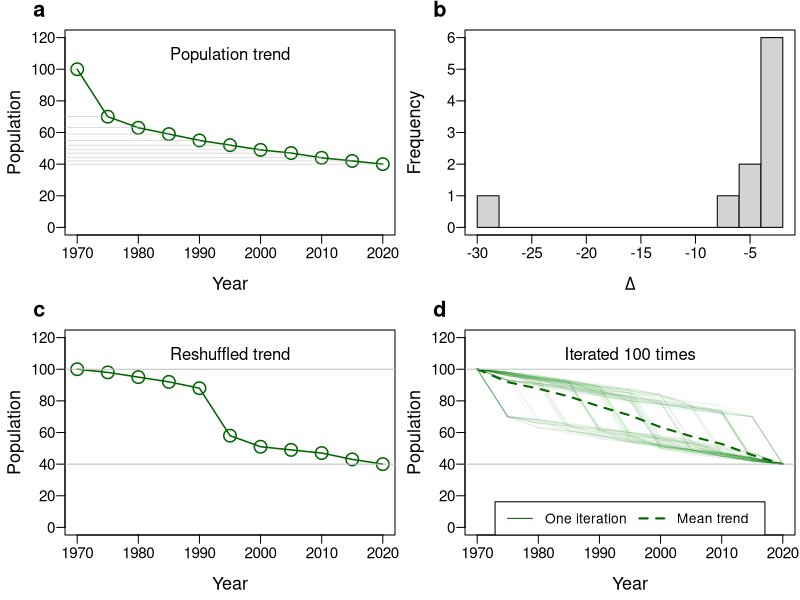

The R script that drew this image:
# Define plot name and dimensions
png(filename="FigureS7.png",width=24,height=16,units="cm",res=300)

# Set plot margins
par(mai=c(0.65,0.65,0.3,0.05))

# Define a 2 X 2 panel layout
par(mfrow=c(2,2))

# Set the random sed for the stochasic process
set.seed(33)

# Define the duration of the time-series
years <- seq(1970,2020, by =5)

# Standardise the time valiable between 0 and 1
x <- seq(0,1,l=length(years))

# Define the the deteminstic populations trend
vect_50 <- ((60*(1 - x^0.3)) + 40)

# Add some random noise
N <- ceiling(vect_50)

####################
#                  #
#     Panel A      #
#                  #
####################

# Plot the time-series
plot(years,N ,type="o",cex.axis=1.1, cex.lab= 1.3, mgp=c(2.5,0.6,0),ylim=c(0,120),cex=2,col="darkgreen",lwd=1.5,xlab="Year",ylab="Population",las=1)

# Add explanatory text
mtext("Population trend",cex=1, side = 3, adj = 0.5, line = -2)

# Label the panel
mtext("a",cex=1.3, side = 3, adj = -0.1, line = 0.6,font=2)

# Use a loop to add lines for incremental changes between time-points
for (k in 1:length(N)){
  lines(c(0,years[k]),c(N[k],N[k]), col="grey", lwd=0.5)
}

####################
#                  #
#     Panel B      #
#                  #
####################

# Plot the histogram of delta values
hist(diff(N),breaks=12,main="",xlab=expression(Delta),cex.axis=1.1, cex.lab= 1.3, mgp=c(2.5,0.6,0),las=1);box()

# Label the panel
mtext("b",cex=1.3, side = 3, adj = -0.1, line = 0.6,font=2)

####################
#                  #
#     Panel C      #
#                  #
####################

# Randomly sample the delta values, without replacement
deltas <- sample(diff(N),length(diff(N)),replace=F)

# Plot the reshuffled time-series
plot(years,c(100,100+cumsum(deltas)) ,type="o",cex.axis=1.1, cex.lab= 1.3, mgp=c(2.5,0.6,0),ylim=c(0,120),cex=2,col="darkgreen",lwd=1.5,xlab="Year",ylab="Population",las=1)

# Add explanatory text
mtext("Reshuffled trend",cex=1, side = 3, adj = 0.5, line = -2)

# Include reference line
abline(h=c(100,40),col="grey")

# Label the panel
mtext("c",cex=1.3, side = 3, adj = -0.1, line = 0.6,font=2)

####################
#                  #
#     Panel D      #
#                  #
####################

# Plot one reshuffled time-series
plot(years,c(100,100+cumsum(deltas)) ,type="l",cex.axis=1.1, cex.lab= 1.3, mgp=c(2.5,0.6,0),ylim=c(0,120),cex=2,col=rgb(0,1,0,0.2),lwd=1.5,xlab="Year",ylab="Population",las=1)

# Add explanatory text
mtext("Iterated 100 times",cex=1, side = 3, adj = 0.5, line = -2)

# Create a blank holder matric for the 100 iterations
delta.mat <- matrix(NA,nrow=100,ncol=length(years))

# Use a loop to repeat the reshuffling 100 time, adding a line each time
for(k in 1:100) {
  # Sample from the delta values randomly
  deltas <- sample(diff(N),length(diff(N)),replace=F)
  # Simulate a reshuffled time-series
  simval <- c(100,100+cumsum(deltas))
  # Add the line to the plot
  lines(years,simval,col=rgb(0,0.5,0,0.05))
  # Save the iteration to the holder matrix
  delta.mat[k,] <- simval
}

# Add a darker line for the average of the 100 iterations
lines(years,apply(delta.mat,2,mean), lty=2, lwd=2,col="darkgreen")

# Add a reference line
abline(h=c(100,40),col="grey")

# Label the panel
mtext("d",cex=1.3, side = 3, adj = -0.1, line = 0.6,font=2)

# Add a legend
legend("bottom", ncol=2, lty=c(1,2), lwd=c(1,2), col="darkgreen", c("One iteration", "Mean trend"))

# Turn off the plot device and save to file
dev.off()
